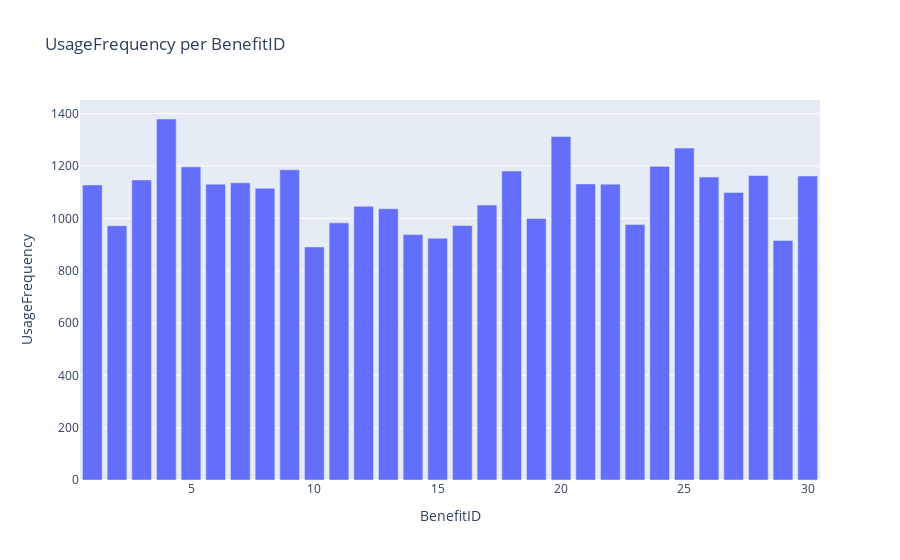

Notebook source saved alongside this figure:
### Code cell
#Convert LastUsedDate to datetime

merged['LastUsedDate']=pd.to_datetime(merged['LastUsedDate'], errors='coerce')
merged['Month']=merged['LastUsedDate'].dt.to_period('M').astype(str)

#Recategorization of Engagement Level
def categorize_usage(freq):
    if freq>=7:
        return 'High'
    elif freq >=3:
        return 'Medium'
    else:
        return 'Low'

merged['EngagementLevel']=merged['UsageFrequency'].apply(categorize_usage)

#Usage Feequency per BenefitID
top_used=merged.groupby('BenefitID')['UsageFrequency'].sum().sort_values(ascending=False).reset_index()
fig1=px.bar(top_used,x='BenefitID',y='UsageFrequency', title='UsageFrequency per BenefitID')
fig1.show()

### Figure 1 — Plotly figure (JSON) as saved in the notebook; plotly's stock layout.template omitted (floating-point values rounded to 4 significant figures)
{"data": [{"hovertemplate": "BenefitID=%{x}<br>UsageFrequency=%{y}<extra></extra>", "legendgroup": "", "marker": {"color": "#636efa", "pattern": {"shape": ""}}, "name": "", "orientation": "v", "showlegend": false, "textposition": "auto", "type": "bar", "x": [4, 20, 25, 24, 5, 9, 18, 28, 30, 26, 3, 7, 21, 6, 22, 1, 8, 27, 17, 12, 13, 19, 11, 23, 16, 2, 14, 15, 29, 10], "xaxis": "x", "y": [1380, 1313, 1269, 1199, 1197, 1186, 1181, 1164, 1162, 1158, 1147, 1136, 1132, 1131, 1131, 1128, 1115, 1099, 1051, 1046, 1037, 1000, 983, 977, 973, 972, 938, 924, 916, 891], "yaxis": "y"}], "layout": {"barmode": "relative", "legend": {"tracegroupgap": 0}, "title": {"text": "UsageFrequency per BenefitID"}, "xaxis": {"anchor": "y", "domain": [0, 1], "title": {"text": "BenefitID"}}, "yaxis": {"anchor": "x", "domain": [0, 1], "title": {"text": "UsageFrequency"}}}}
